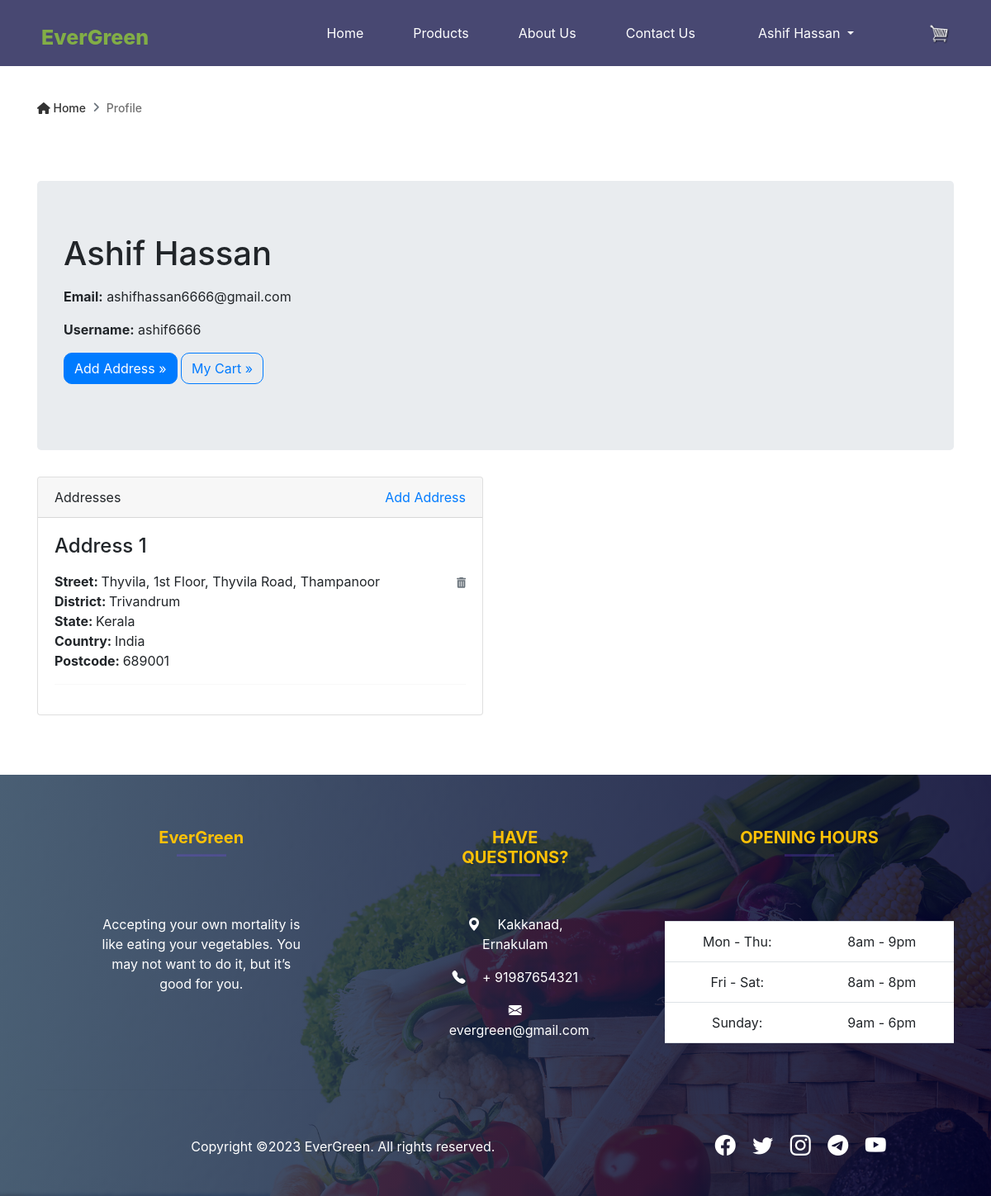
/members/profile/ (signed in), run on the app's committed database.
### store/models.py (models this page shows, shortened)
class Address(models.Model):
    user = models.ForeignKey(User, on_delete=models.CASCADE)
    street = models.CharField(max_length=100)
    district = models.CharField(max_length=100)
    state = models.CharField(max_length=100)
    country = models.CharField(max_length=100)
    postcode = models.IntegerField()

### members/views.py (the view)
# urls.py: path('profile/', views.profile, name="profile"),
@login_required(login_url='login')
def profile(request):
    addresses = Address.objects.filter(user=request.user)
    return render(request, 'profile.html', {'addresses': addresses})

### members/templates/profile.html (shortened to what this page needs)
{% extends 'main.html' %}
{% load static %}
{% block content %}
  <div class="breadcumb--con">
    <div class="container">
      <div class="row">
        <div class="col-12">
          <nav aria-label="breadcrumb">
            <ol class="breadcrumb">
              <li class="breadcrumb-item"><a href="#"><i class="fa fa-home"></i> Home</a></li>
              <li class="breadcrumb-item active" aria-current="page">Profile</li>
            </ol>
          </nav>
        </div>
      </div>
    </div>
  </div>
  <div class="container py-5">
        <div class="jumbotron">
          <h1>{{request.user.first_name}} {{request.user.last_name}}</h1>
          <p><strong>Email:</strong> {{request.user.email}}</p>
          <p><strong>Username:</strong> {{request.user.username}}</p>
          <p><a class="btn btn-primary btn-large" href="{% url 'add-address' %}">Add Address »</a> <a class="btn btn-outline-primary btn-large" href="{% url 'cart' %}">My Cart »</a></p>
        </div>
        <div class="row">
          <div class="col-lg-6">
            <div class="card mb-4" id="headings">
              <div class="card-header">Addresses <span class="float-right"><a href="{% url 'add-address' %}">Add Address</a></span></div>
              <div class="card-body">
                {% if addresses %}
                    {% for address in addresses %}
                        <h4 class="mb-3">Address {{forloop.counter}}</h4>
                        <span class="float-right"><a href="{% url 'remove-address' address.id %}"><i class="fas fa-trash-alt small text-muted"></i></a></span>
                        <p>
                            <strong>Street: </strong>{{address.street}} <br>
                            <strong>District: </strong>{{address.district}} <br>
                            <strong>State: </strong>{{address.state}} <br>
                            <strong>Country: </strong>{{address.country}} <br>
                            <strong>Postcode: </strong>{{address.postcode}} <br>
                        </p>
                        <hr>
                    {% endfor %}
                {% else %}
                <div class="text-danger">
                  Address not Added.
                </div>
                {% endif %}
              </div>
            </div>
          </div>
        </div>
  </div>
{% endblock %}

### store/templates/main.html (shortened to what this page needs)
<!DOCTYPE html>
{% load static %}
<html lang="en" xmlns="http://www.w3.org/1999/html">
<head>
    <link href="https://cdn.jsdelivr.net/npm/bootstrap@5.3.0-alpha1/dist/css/bootstrap.min.css" rel="stylesheet">
    <link rel="stylesheet" href="https://cdn.jsdelivr.net/npm/bootstrap-icons@1.10.3/font/bootstrap-icons.css">
    <link rel="stylesheet" type="text/css" href="https://cdnjs.cloudflare.com/ajax/libs/font-awesome/6.2.1/css/all.min.css">
    <link rel="stylesheet" href="{% static 'css/owl.carousel.min.css' %}">
    <link rel="stylesheet" href="{% static 'css/bootstrap.min.css' %}">
    <link rel="stylesheet" href="{% static 'css/flaticon.css' %}">
    <link rel="stylesheet" href="{% static 'css/style.css' %}">
</head>
<body>
    <nav class="top-bar">
        <h1 class="top-logo">EverGreen</h1>
        <ul class="top-links">
            <li><a href="{% url 'home' %}" class="item">Home</a></li>
            <li><a href="{% url 'store' %}" class="item">Products</a></li>
            <li><a href="{% url 'about' %}" class="item">About Us</a></li>
            <li><a href="{% url 'contact' %}" class="item">Contact Us</a></li>
            {% if user.is_authenticated %}
                <li class="nav-item dropdown">
                  <a class="nav-link dropdown-toggle" href="#" role="button" id="navbarDropdown" data-bs-toggle="dropdown" aria-expanded="false">
                    {{user.first_name}} {{user.last_name}}
                  </a>
                </li>
            {% else %}
                <li><a href="{% url 'login' %}" class="btn btn-warning">Login</a></li>
            {% endif %}
            <li><a href="{% url 'cart' %}">
                <img  id="cart-icon" src="{% static 'images/cart3.png' %}">
            </a></li>
        </ul>
    </nav>
{% block content %}
{% endblock %}
    <footer class="text-white pt-3 pb-3 bg-img bg-gradient-overlay" style="background-image: url({% static 'store/images/footer.jpg' %}); position: sticky; top: 100%; z-index: 0;">
        <div class="container text-center text-md-start mt-5">
            <div class="row mt-3">
                <div class="col-md-3 col-lg-4 col-xl-3 mx-auto mb-4">
                    <h5 class="text-warning fw-bold">EverGreen</h5>
                    <hr
                        class="mb-4 mt-0 d-inline-block mx-auto"
                        style="width: 60px; background-color: #7c4dff; height: 2px"/><br><br>
                    <p>Accepting your own mortality is like eating your vegetables. You may not want to do it, but it’s good for you.</p>
                </div>
                <div class="col-md-3 col-lg-2 col-xl-2 mx-auto mb-4">
                    <h5 class="text-uppercase fw-bold text-warning">Have Questions?</h5>
                    <hr
                        class="mb-4 mt-0 d-inline-block mx-auto"
                        style="width: 60px; background-color: #7c4dff; height: 2px"/><br>
                    <p><i class="bi bi-geo-alt-fill mr-3"></i> Kakkanad, Ernakulam</p>
                    <p><i class="bi bi-telephone-fill mr-3"></i> + 91987654321</p>
                    <p><i class="bi bi-envelope-fill"></i> evergreen@gmail.com</p>
                </div>
                <div class="col-lg-4 col-md-6 mb-4">
                  <h5 class="text-uppercase fw-bold text-warning">Opening hours</h5>
                  <hr
                      class="mb-4 mt-0 d-inline-block mx-auto"
                      style="width: 60px; background-color: #7c4dff; height: 2px"/><br><br><br>
                  <table class="table text-center text-white">
                    <tbody class="font-weight-normal">
                      <tr>
                        <td>Mon - Thu:</td>
                        <td>8am - 9pm</td>
                      </tr>
                      <tr>
                        <td>Fri - Sat:</td>
                        <td>8am - 8pm</td>
                      </tr>
                      <tr>
                        <td>Sunday:</td>
                        <td>9am - 6pm</td>
                      </tr>
                    </tbody>
                  </table>
                </div>
            </div>
            <hr class="mb-4">
            <section class="p-3 pt-0">
                <div class="row d-flex align-items-center">
                  <div class="col-md-7 col-lg-8 text-center text-md-start">
                    <div class="p-3">
                        Copyright &copy;<script>document.write(new Date().getFullYear());</script> EverGreen. All rights reserved.
                    </div>
                  </div>
                  <div class="col-md-5 col-lg-4 ml-lg-0 text-center text-md-end">
                    <a href="https://www.facebook.com/"
                       class="btn-floating btn-sm text-white" style="font-size:25px;">
                        <i class="bi bi-facebook"></i></a>
                    <a href="https://twitter.com"
                       class="btn-floating btn-sm text-white" style="font-size:25px;">
                       <i class="bi bi-twitter"></i></a>
                    <a href="https://www.instagram.com/"
                       class="btn-floating btn-sm text-white" style="font-size:25px;">
                       <i class="bi bi-instagram"></i></a>
                    <a href="https://telegram.org/"
                       class="btn-floating btn-sm text-white" style="font-size:25px;">
                       <i class="bi bi-telegram"></i></a>
                    <a href="https://www.youtube.com/"
                       class="btn-floating btn-sm text-white" style="font-size:25px;">
                       <i class="bi bi-youtube"></i></a>
                  </div>
                </div>
            </section>
        </div>
    </footer>
 </body>
</html>

### static/css/style.css (style rules this page uses)
a { text-decoration:none!important; }
ul { list-style: none; margin-bottom: 0rem; }
.bg-gradient-overlay { position: relative; z-index: 1; }
.bg-gradient-overlay::after { position: absolute; content: ""; height: 100%; width: 100%; top: 0; left: 0; z-index: -1; background: #2c455d; background: -webkit-linear-gradient(to right, #2c455d, #00012c); background: linear-gradient(to right, #2c455d, #00012c); opacity: 0.85; }
.bg-img { background-position: center center; background-size: cover; background-repeat: no-repeat; }
#cart-icon { width:25px; display: inline-block; margin-left: 15px; }
.btn { border-radius: 10px; margin: auto; }
p { margin-top: 1rem!important; }
.item { color: #fff; }
.top-logo { position: relative; top: 10px; left: 30px; font-weight: 800; font-size: 25px; color: #82ae46; }
.top-bar { position: absolute; top: 0; left: 0; background: #484872; display: flex; width: 100%; justify-content: space-between; padding: 20px; color: #fff; }
.top-links { display: flex; align-items: center; }
.top-links li { margin: 0 30px; }
.breadcumb--con { margin-top: 90px; }
.breadcumb--con .breadcrumb { padding: 30px 0; margin-bottom: 0; list-style: none; background-color: transparent; border-radius: 0; }
.breadcumb--con .breadcrumb .breadcrumb-item, .breadcumb--con .breadcrumb .breadcrumb-item > a, .breadcumb--con .breadcrumb .breadcrumb-item.active { font-size: 14px; text-transform: capitalize; color: #333333; font-weight: 500; }
.breadcumb--con .breadcrumb .breadcrumb-item.active { color: #707070; }
.breadcumb--con .breadcrumb .breadcrumb-item + .breadcrumb-item::before { content: "\f105"; font-family: 'FontAwesome'; }

### data on the page
Address: street "Thyvila, 1st Floor, Thyvila Road, Thampanoor", district "Trivandrum", state "Kerala", country "India", postcode "689001"

### other printed values
{{ user.first_name }} "Ashif"
{{ user.last_name }} "Hassan"
{{ request.user.first_name }} "Ashif"
{{ request.user.last_name }} "Hassan"
{{ request.user.email }} "ashifhassan6666@gmail.com"
{{ request.user.username }} "ashif6666"
